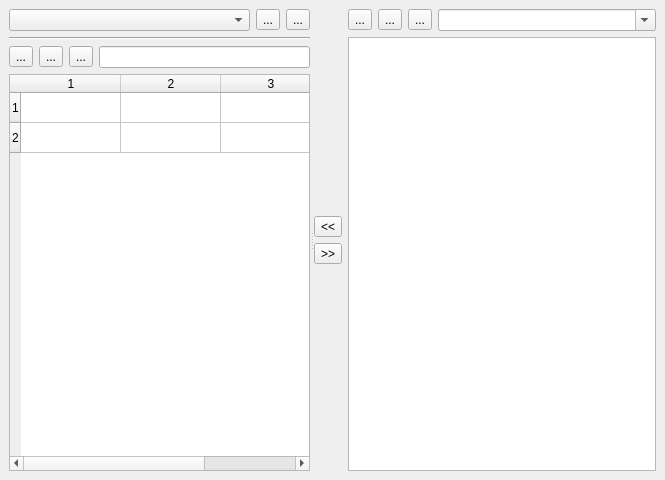
<ui version="4.0" >
 <class>diskManipulator</class>
 <widget class="QDialog" name="diskManipulator" >
  <property name="geometry" >
   <rect>
    <x>0</x>
    <y>0</y>
    <width>665</width>
    <height>480</height>
   </rect>
  </property>
  <property name="windowTitle" >
   <string>Disk Manipulator</string>
  </property>
  <layout class="QVBoxLayout" >
   <property name="spacing" >
    <number>6</number>
   </property>
   <property name="leftMargin" >
    <number>9</number>
   </property>
   <property name="topMargin" >
    <number>9</number>
   </property>
   <property name="rightMargin" >
    <number>9</number>
   </property>
   <property name="bottomMargin" >
    <number>9</number>
   </property>
   <item>
    <widget class="QSplitter" name="splitter" >
     <property name="sizePolicy" >
      <sizepolicy vsizetype="Expanding" hsizetype="Expanding" >
       <horstretch>0</horstretch>
       <verstretch>0</verstretch>
      </sizepolicy>
     </property>
     <property name="orientation" >
      <enum>Qt::Horizontal</enum>
     </property>
     <widget class="QWidget" name="layoutWidget" >
      <layout class="QVBoxLayout" >
       <property name="spacing" >
        <number>6</number>
       </property>
       <property name="leftMargin" >
        <number>0</number>
       </property>
       <property name="topMargin" >
        <number>0</number>
       </property>
       <property name="rightMargin" >
        <number>0</number>
       </property>
       <property name="bottomMargin" >
        <number>0</number>
       </property>
       <item>
        <layout class="QHBoxLayout" >
         <property name="spacing" >
          <number>6</number>
         </property>
         <property name="leftMargin" >
          <number>0</number>
         </property>
         <property name="topMargin" >
          <number>0</number>
         </property>
         <property name="rightMargin" >
          <number>0</number>
         </property>
         <property name="bottomMargin" >
          <number>0</number>
         </property>
         <item>
          <widget class="QComboBox" name="mediaComboBox" />
         </item>
         <item>
          <widget class="QToolButton" name="openImageButton" >
           <property name="text" >
            <string>...</string>
           </property>
           <property name="icon" >
            <iconset>openfile.png</iconset>
           </property>
          </widget>
         </item>
         <item>
          <widget class="QToolButton" name="newImageButton" >
           <property name="text" >
            <string>...</string>
           </property>
           <property name="icon" >
            <iconset>newfile.png</iconset>
           </property>
          </widget>
         </item>
        </layout>
       </item>
       <item>
        <widget class="Line" name="line" >
         <property name="orientation" >
          <enum>Qt::Horizontal</enum>
         </property>
        </widget>
       </item>
       <item>
        <layout class="QHBoxLayout" >
         <property name="spacing" >
          <number>6</number>
         </property>
         <property name="leftMargin" >
          <number>0</number>
         </property>
         <property name="topMargin" >
          <number>0</number>
         </property>
         <property name="rightMargin" >
          <number>0</number>
         </property>
         <property name="bottomMargin" >
          <number>0</number>
         </property>
         <item>
          <widget class="QToolButton" name="dirUpButton" >
           <property name="text" >
            <string>...</string>
           </property>
           <property name="icon" >
            <iconset>folderup.png</iconset>
           </property>
          </widget>
         </item>
         <item>
          <widget class="QToolButton" name="dirReloadButton" >
           <property name="text" >
            <string>...</string>
           </property>
           <property name="icon" >
            <iconset>folderreload.png</iconset>
           </property>
          </widget>
         </item>
         <item>
          <widget class="QToolButton" name="dirNewButton" >
           <property name="text" >
            <string>...</string>
           </property>
           <property name="icon" >
            <iconset>newfolder.png</iconset>
           </property>
          </widget>
         </item>
         <item>
          <widget class="QLineEdit" name="cwdLine" >
           <property name="readOnly" >
            <bool>true</bool>
           </property>
          </widget>
         </item>
        </layout>
       </item>
       <item>
        <widget class="QTableWidget" name="msxDirTable" >
         <property name="sortingEnabled" >
          <bool>true</bool>
         </property>
         <property name="rowCount" >
          <number>2</number>
         </property>
         <property name="columnCount" >
          <number>3</number>
         </property>
         <row/>
         <row/>
         <column/>
         <column/>
         <column/>
        </widget>
       </item>
      </layout>
     </widget>
     <widget class="QWidget" name="layoutWidget" >
      <layout class="QHBoxLayout" >
       <property name="spacing" >
        <number>6</number>
       </property>
       <property name="leftMargin" >
        <number>0</number>
       </property>
       <property name="topMargin" >
        <number>0</number>
       </property>
       <property name="rightMargin" >
        <number>0</number>
       </property>
       <property name="bottomMargin" >
        <number>0</number>
       </property>
       <item>
        <layout class="QVBoxLayout" >
         <property name="spacing" >
          <number>6</number>
         </property>
         <property name="leftMargin" >
          <number>0</number>
         </property>
         <property name="topMargin" >
          <number>0</number>
         </property>
         <property name="rightMargin" >
          <number>0</number>
         </property>
         <property name="bottomMargin" >
          <number>0</number>
         </property>
         <item>
          <spacer>
           <property name="orientation" >
            <enum>Qt::Vertical</enum>
           </property>
           <property name="sizeHint" >
            <size>
             <width>20</width>
             <height>40</height>
            </size>
           </property>
          </spacer>
         </item>
         <item>
          <widget class="QToolButton" name="importButton" >
           <property name="text" >
            <string>&lt;&lt;</string>
           </property>
          </widget>
         </item>
         <item>
          <widget class="QToolButton" name="exportButton" >
           <property name="text" >
            <string>>></string>
           </property>
          </widget>
         </item>
         <item>
          <spacer>
           <property name="orientation" >
            <enum>Qt::Vertical</enum>
           </property>
           <property name="sizeHint" >
            <size>
             <width>20</width>
             <height>40</height>
            </size>
           </property>
          </spacer>
         </item>
        </layout>
       </item>
       <item>
        <layout class="QVBoxLayout" >
         <property name="spacing" >
          <number>6</number>
         </property>
         <property name="leftMargin" >
          <number>0</number>
         </property>
         <property name="topMargin" >
          <number>0</number>
         </property>
         <property name="rightMargin" >
          <number>0</number>
         </property>
         <property name="bottomMargin" >
          <number>0</number>
         </property>
         <item>
          <layout class="QHBoxLayout" >
           <property name="spacing" >
            <number>6</number>
           </property>
           <property name="leftMargin" >
            <number>0</number>
           </property>
           <property name="topMargin" >
            <number>0</number>
           </property>
           <property name="rightMargin" >
            <number>0</number>
           </property>
           <property name="bottomMargin" >
            <number>0</number>
           </property>
           <item>
            <widget class="QToolButton" name="hostDirUpButton" >
             <property name="text" >
              <string>...</string>
             </property>
             <property name="icon" >
              <iconset>folderup.png</iconset>
             </property>
            </widget>
           </item>
           <item>
            <widget class="QToolButton" name="hostDirReloadButton" >
             <property name="text" >
              <string>...</string>
             </property>
             <property name="icon" >
              <iconset>folderreload.png</iconset>
             </property>
            </widget>
           </item>
           <item>
            <widget class="QToolButton" name="hostDirNewButton" >
             <property name="text" >
              <string>...</string>
             </property>
             <property name="icon" >
              <iconset>newfolder.png</iconset>
             </property>
            </widget>
           </item>
           <item>
            <widget class="QComboBox" name="hostDirComboBox" >
             <property name="editable" >
              <bool>true</bool>
             </property>
            </widget>
           </item>
          </layout>
         </item>
         <item>
          <widget class="QTableWidget" name="hostDirTableWidget" />
         </item>
        </layout>
       </item>
      </layout>
     </widget>
    </widget>
   </item>
  </layout>
 </widget>
 <resources/>
 <connections/>
</ui>
